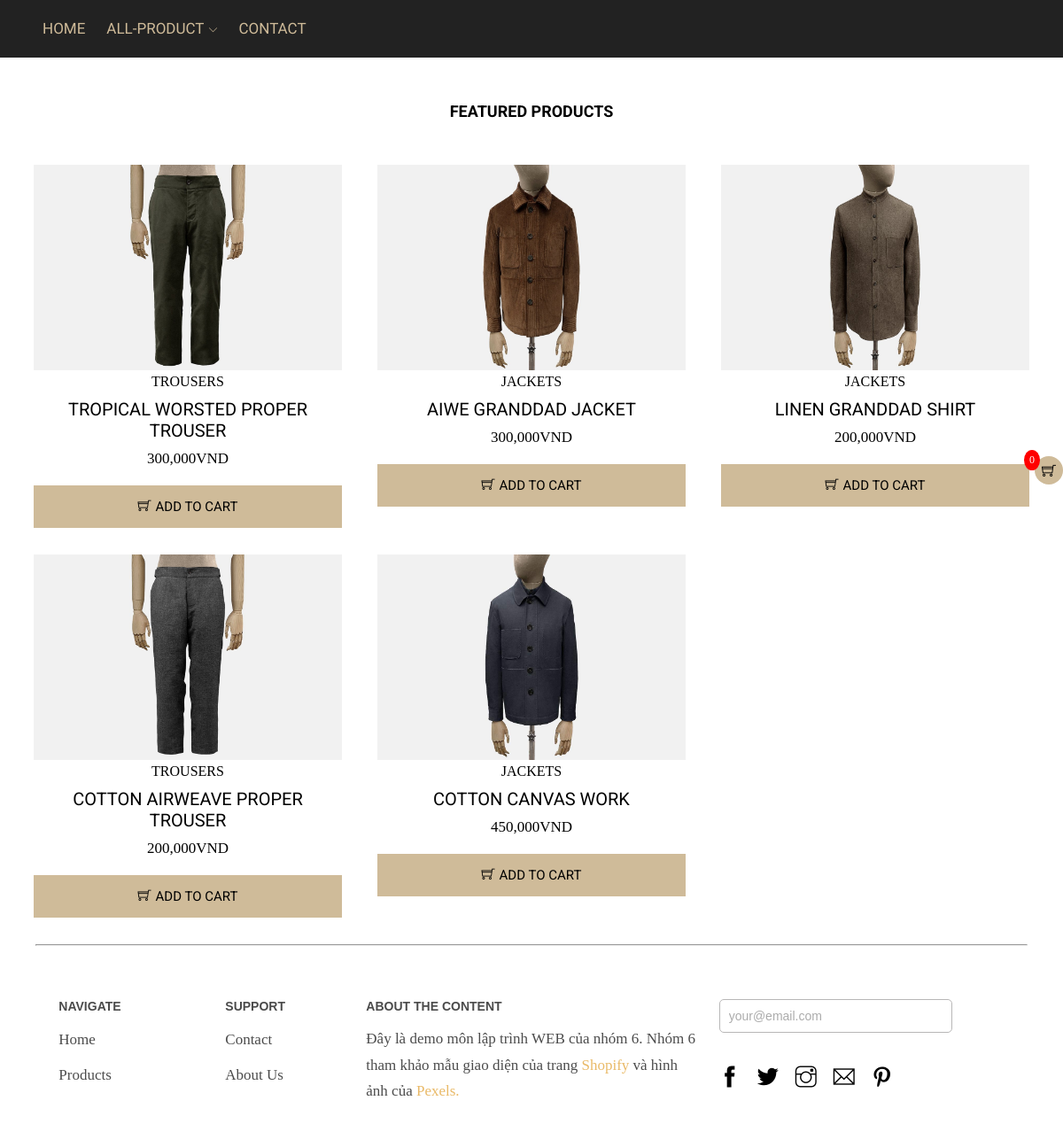
The app's page /category.php with its own data.
### tables this page shows
CREATE TABLE `product` (
  `id` int(11) NOT NULL,
  `category_id` int(11) DEFAULT NULL,
  `title` varchar(350) DEFAULT NULL,
  `price` int(11) DEFAULT NULL,
  `discount` int(11) DEFAULT NULL,
  `thumbnail` varchar(500) DEFAULT NULL,
  `description` longtext DEFAULT NULL,
  `created_at` datetime DEFAULT NULL,
  `updated_at` datetime DEFAULT NULL,
  `deleted` int(11) DEFAULT NULL
);

CREATE TABLE `category` (
  `id` int(11) NOT NULL,
  `name` varchar(20) DEFAULT NULL,
  `deleted` int(11) DEFAULT NULL
);

### db/dbhelper.php (called while the page is built, shortened)
<?php
function executeResult($sql, $isSingle = false){
    $data = null;
    $conn = mysqli_connect(HOST, USERNAME, PASSWORD, DATABASE);
    mysqli_set_charset($conn,'utf8');
    $resultset = mysqli_query($conn, $sql);
    if($isSingle) {
        $data = mysqli_fetch_array($resultset, 1);
    } else {
        $data = [];
        while(($row = mysqli_fetch_array($resultset, 1)) != null){
            $data[] = $row;
        }
    }
    return $data;
}

### category.php (the view)
<?php
        require_once('layouts/header.php');
        $category_id = getGet('id');
        if($category_id == null || $category_id == '') {
            $sql = "select Product.*, Category.name as category_name from Product left join Category on
            Product.category_id = Category.id
            order by Product.updated_at desc limit 0,12 ";
        }else {
            $sql = "select Product.*, Category.name as category_name from Product left join Category on
            Product.category_id = Category.id where Product.category_id = $category_id
            order by Product.updated_at desc limit 0,12 ";
        }
	    $lastestItems = executeResult($sql);
    ?>
    <div id="content">
        <div id="product">
            <h2 class="title-product" style="padding-top: 65px;">Featured products</h2>
            <div class="product-list">
                <?php
                    foreach ($lastestItems as $item) {
                        echo'<div class="product-list-item">
                            <a href="detail.php?id='.$item['id'].'" style=" text-decoration: none; color: black;">
                                <img src="'.$item['thumbnail'].'" alt="" class="product-img">
                                <p class="">'.$item['category_name'].'</p>
                                <p class="name-items">'.$item['title'].'</p>
                                <p class="price-items">'.number_format($item['discount']).'VND</p>
                            </a>
                                <p>
                                    <button class="btn-success" style="width:100%;" onclick="addCart('.$item['id'].', 1)">
                                    <i class="ti-shopping-cart" style="padding-right: 5px"></i>ADD TO CART
                                    </button>
                                </p>
                        </div>';
                    }
                ?>
            </div>
        </div>
        <hr>
    <?php
        require_once('layouts/footer.php');
    ?>

### layouts/header.php (shortened to what this page needs)
<?php
	require_once('utils/utility.php');
	require_once('db/dbhelper.php');
?>
<!DOCTYPE html>
<html lang="en">
<head>
    <link rel="stylesheet" href="./assets/themify-icons/themify-icons.css">
    <link rel="stylesheet" href="./assets/css/style.css">
</head>
<body>
    <div id="header">
        <ul id="nav">
            <li><a href="index.php">HOME</a></li>
            <li>
                <a href="allProduct.php">ALL-PRODUCT<i style="margin-left: 5px;" class="nav-down ti-angle-down"></i></a>
            </li>
            <li><a href="contact.php">CONTACT</a></li>
        </ul>
    </div>

### layouts/footer.php (shortened to what this page needs)
        <div id="footer">
            <div class="main-footer">
                <div class="footer-module col-half">
                    <div class="footer-module-list">
                        <h4>NAVIGATE</h4>
                        <ul>
                            <li><a href="index.php">Home</a></li>
                            <li><a href="allProduct.php">Products</a></li>
                        </ul>
                    </div>
                    <div class="footer-module-list">
                        <h4>SUPPORT</h4>
                        <ul>
                            <li><a href="contact.php">Contact</a></li>
                            <li><a href="#contact">About Us</a></li>
                        </ul>
                    </div>
                </div>
                <div class="footer-module">
                    <h4>ABOUT THE CONTENT</h4>
                    <p class="footer-module-content">Đây là demo môn lập trình WEB của nhóm 6. Nhóm 6 tham khảo mẫu giao diện của trang
                        <a href="https://themes.shopify.com/">Shopify</a>
                        và hình ảnh của
                        <a href="https://www.pexels.com/vi-vn/">Pexels.</a>
                    </p>
                </div>
                <div class="footer-module">
                    <input type="email" name="" placeholder="your@email.com" required id="" class="form-email">
                    <div class="footer-module-icon">
                        <a href=""><i class="ti-facebook"></i></a>
                        <a href=""><i class="ti-twitter-alt"></i></a>
                        <a href=""><i class="ti-instagram"></i></a>
                        <a href=""><i class="ti-email"></i></a>
                        <a href=""><i class="ti-pinterest"></i></a>
                    </div>
                </div>
            </div>
        </div>
    </div>
    <?php
        $count = 0;
    ?>
    <span class="cart-icon">
        <span class="cart-count"><?=$count?></span>
        <a href="cart.php"><i class="ti-shopping-cart"></i></a>
    </span>
</body>
</html>

### assets/css/style.css (style rules this page uses)
* { padding: 0; margin: 0; box-sizing: border-box; }
hr { color: #d0d0d0; margin: 0px 40px; }
#header { top: 0; left: 0; right: 0; height: 65px; width: 100%; background-color: #222; z-index: 1; padding: 0px 38px; position: fixed; }
#nav { display: inline-block; }
#nav > li { display: inline-block; }
#nav li { position: relative; }
#nav li a { text-decoration: none; line-height: 65px; padding: 20px 10px; color: #cfbb99; font-family: 'Open Sans Condensed', sans-serif; font-size: 17px; }
#nav, .subnav, .list-subnav { list-style: none; }
#nav .nav-down { color: #cfbb99; font-size: 10px; margin-left: 5px; }
#product { padding: 0px 38px; }
.title-product { margin: 50px 0px; text-align: center; text-transform: uppercase; font-family: 'Roboto', sans-serif; font-size: 18px; }
.product-list { display: flex; align-items: stretch; justify-content: flex-start; flex-wrap: wrap; margin-left: -20px; margin-right: -20px; }
.product-list-item { width: calc(33.333% - 40px); margin: 0 20px 30px; text-align: center; cursor: pointer; }
.product-img { width: 100%; }
.name-items { font-size: 20px; margin: 10px 0px; text-transform: uppercase; font-family: 'Roboto', sans-serif; }
.price-items { font-size: 17px; }
#footer { padding: 60px 40px; }
.main-footer { display: flex; justify-content: space-between; }
.col-half { display: flex; justify-content: space-around; }
.footer-module { width: 33.333%; }
.footer-module h4 { margin-bottom: 20px; font-size: 14px; opacity: 0.7; font-family:'Lucida Sans', 'Lucida Sans Regular', 'Lucida Grande', 'Lucida Sans Unicode', Geneva, Verdana, sans-serif; }
.footer-module-content { line-height: 1.75; font-size: 17px; opacity: 0.7; margin-top: -6px; }
.footer-module-content a { text-decoration: none; color: #e09c27; }
.footer-module-list { padding-right: 65px; }
.footer-module-list li { list-style: none; margin-bottom: 20px; font-size: 17px; opacity: 0.7; }
.footer-module-list li a { text-decoration: none; color: #000; }
.form-email { padding: 10px 70px 10px 10px; font-size: 14px; margin-left: 25px; opacity: 0.6; border-radius: 5px; border: 1px solid #8a8888; outline: 0; }
.footer-module-icon { margin-left: 25px; margin-top: 38px; }
.footer-module-icon a { text-decoration: none; color: #000; padding-right: 15px; font-size: 24px; }

### layouts/header.php (style rules this page uses)
.btn-success { width: 70%; padding: 15px 30px; margin-top: 20px; background: #cfbb99; outline: none; border: none; cursor: pointer; font-family: 'Roboto', sans-serif; font-size: 15px; }

### layouts/footer.php (style rules this page uses)
.cart-icon { position: fixed; top: 40%; right: 0px; cursor: pointer; }
.cart-count { padding: 4px 6px; background-color: red; color: #fff; border-radius: 50%; font-size: 12px; position: fixed; margin-left: -12px; margin-top: -15px; }
.cart-icon a { text-decoration: none; }
.cart-icon i { padding: 8px; background-color: #cfbb99; border-radius: 50%; color: black; }

### records on screen
product: thumbnail (picture), category.name "TROUSERS", title "TROPICAL WORSTED PROPER TROUSER", discount "300,000"
product: thumbnail (picture), category.name "JACKETS", title "AIWE GRANDDAD JACKET", discount "300,000"
product: thumbnail (picture), category.name "JACKETS", title "LINEN GRANDDAD SHIRT", discount "200,000"
product: thumbnail (picture), category.name "TROUSERS", title "COTTON AIRWEAVE PROPER TROUSER", discount "200,000"
product: thumbnail (picture), category.name "JACKETS", title "COTTON CANVAS WORK", discount "450,000"

### other values on screen
$count "0"
